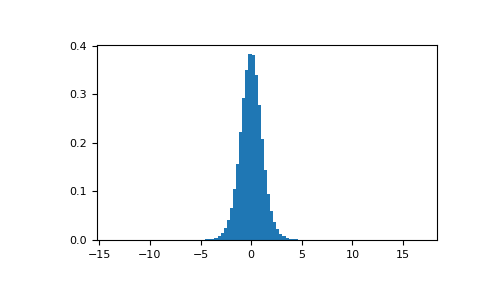

Recreate this plot in Python.
# From Dalgaard page 83 [R755c9bae090e-1]_, suppose the daily energy intake for 11
# women in kilojoules (kJ) is:

intake = np.array([5260., 5470, 5640, 6180, 6390, 6515, 6805, 7515, \
                   7515, 8230, 8770])

# Does their energy intake deviate systematically from the recommended
# value of 7725 kJ? Our null hypothesis will be the absence of deviation,
# and the alternate hypothesis will be the presence of an effect that could be
# either positive or negative, hence making our test 2-tailed.

# Because we are estimating the mean and we have N=11 values in our sample,
# we have N-1=10 degrees of freedom. We set our significance level to 95% and
# compute the t statistic using the empirical mean and empirical standard
# deviation of our intake. We use a ddof of 1 to base the computation of our
# empirical standard deviation on an unbiased estimate of the variance (note:
# the final estimate is not unbiased due to the concave nature of the square
# root).

np.mean(intake)
# 6753.636363636364
intake.std(ddof=1)
# 1142.1232221373727
t = (np.mean(intake)-7725)/(intake.std(ddof=1)/np.sqrt(len(intake)))
t
# -2.8207540608310198

# We draw 1000000 samples from Student's t distribution with the adequate
# degrees of freedom.

import matplotlib.pyplot as plt
s = np.random.standard_t(10, size=1000000)
h = plt.hist(s, bins=100, density=True)

# Does our t statistic land in one of the two critical regions found at
# both tails of the distribution?

np.sum(np.abs(t) < np.abs(s)) / float(len(s))
# 0.018318  #random < 0.05, statistic is in critical region

# The probability value for this 2-tailed test is about 1.83%, which is
# lower than the 5% pre-determined significance threshold.

# Therefore, the probability of observing values as extreme as our intake
# conditionally on the null hypothesis being true is too low, and we reject
# the null hypothesis of no deviation.
